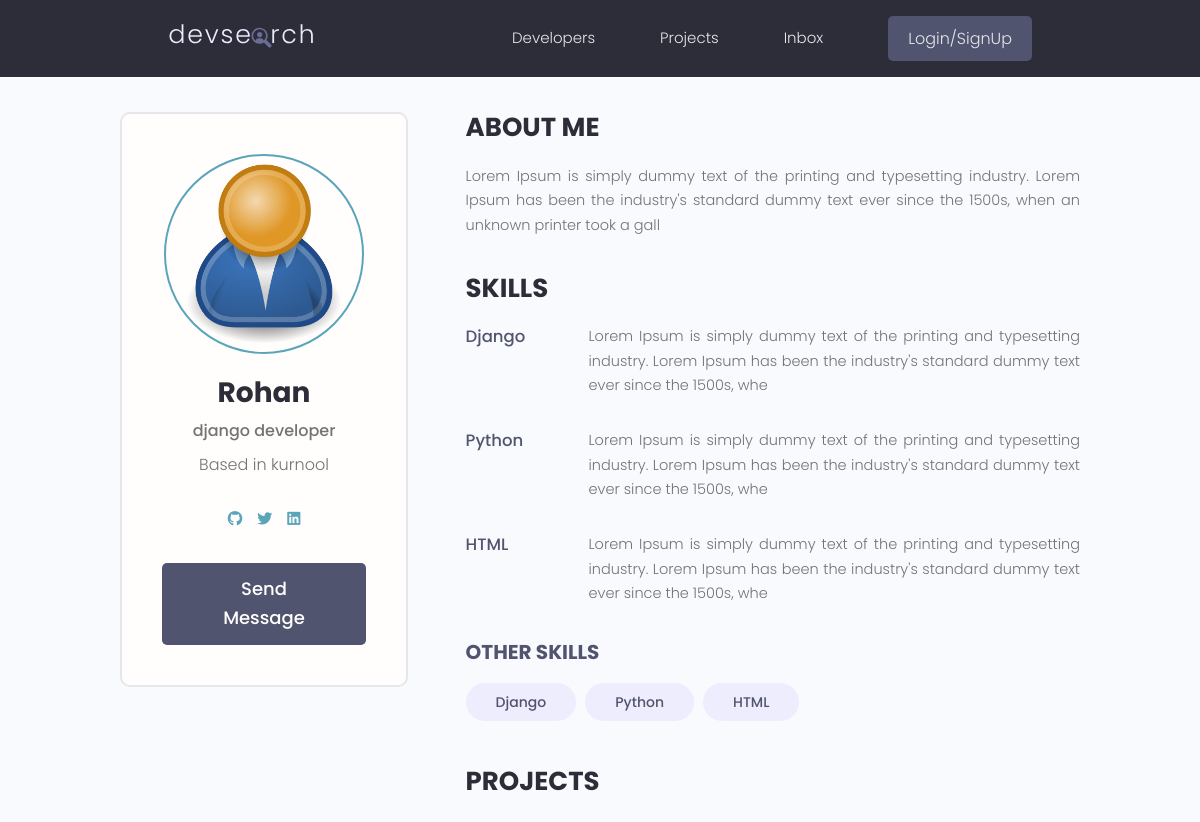
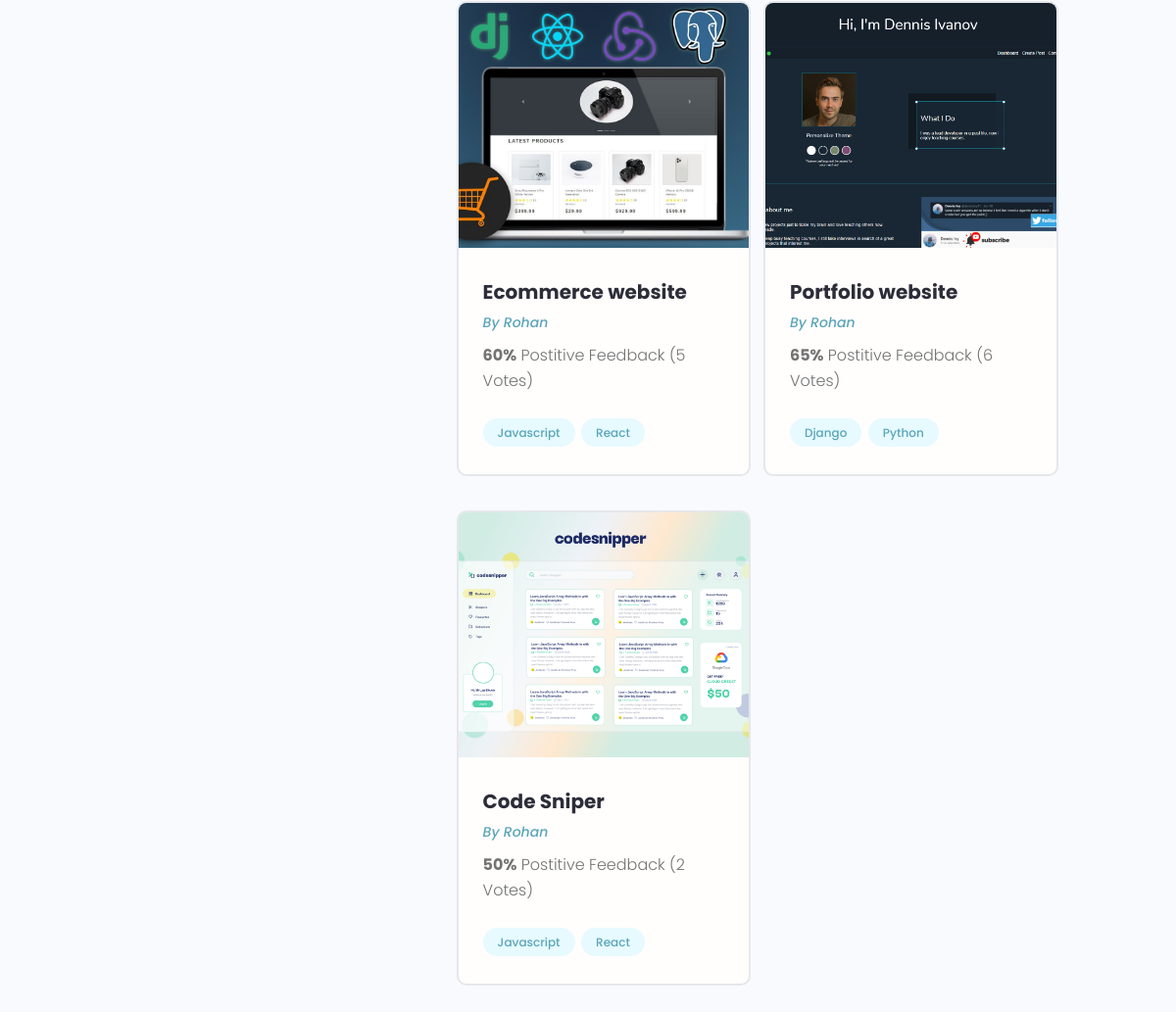
Screenshot of /profile/27d8827e-0468-4576-851a-def80c3b596e/ with the database file from the repository (2 pictures, top to bottom).
### users/models.py (models this page shows, shortened)
class Profile(models.Model):
    user = models.OneToOneField(User, on_delete=models.CASCADE, null=True, blank=True)
    name = models.CharField(max_length=200, null=True, blank=True)
    username = models.TextField(max_length=200, null=True, blank=True)
    email = models.EmailField(max_length=500, null=True, blank=True)
    location = models.TextField(max_length=200, null=True, blank=True)
    short_intro = models.TextField(max_length=200, null=True, blank=True)
    bio = models.TextField(null=True, blank=True)
    profile_image = models.ImageField(null=True, blank=True, upload_to='profiles/', default='profiles/user_default.png')
    social_github = models.CharField(max_length=200, null=True, blank=True)
    social_twitter = models.CharField(max_length=200, null=True, blank=True)
    social_linkedin = models.CharField(max_length=200, null=True, blank=True)
    social_youtube = models.CharField(max_length=200, null=True, blank=True)
    social_website = models.CharField(max_length=200, null=True, blank=True)
    created = models.DateTimeField(auto_now_add=True)
    id = models.UUIDField(default=uuid.uuid4, unique=True, editable=False, primary_key=True)

class Skill(models.Model):
    owner = models.ForeignKey(Profile, on_delete=models.CASCADE, null=True, blank=True)
    name = models.CharField(max_length=200, null=True, blank=True)
    description = models.TextField(null=True, blank=True)
    def __str__(self):
        return str(self.name)

### projects/models.py (models this page shows, shortened)
class Project(models.Model):
    owner = models.ForeignKey(Profile, null=True, blank=True, on_delete=models.SET_NULL)
    title = models.CharField(max_length=200)
    description = models.TextField(null=True, blank=True)
    demo_link = models.CharField(max_length=2000,null=True, blank=True)
    featured_image = models.ImageField(max_length=2000,null=True,blank=True, default='default.jpg')
    source_code = models.CharField(max_length=2000,null=True, blank=True)
    tags = models.ManyToManyField('Tag', blank=True)
    vote_total = models.IntegerField(default=0, null=True, blank=True)
    vote_ratio= models.IntegerField(default=0, null=True, blank=True)
    created = models.DateTimeField(auto_now_add=True)
    id = models.UUIDField(default=uuid.uuid4, unique=True, editable=False, primary_key=True)

class Tag(models.Model):
    name = models.CharField(max_length=200, null=True)
    created = models.DateTimeField(auto_now_add=True)
    id = models.UUIDField(default=uuid.uuid4, unique=True, editable=False, primary_key=True)
    def __str__(self):
        return self.name

### users/views.py (the view)
# urls.py: path('profile/<str:pk>/', views.userProfile , name= 'user-profile' ),
def userProfile(request, pk):
    profile = get_object_or_404(Profile, id=pk)
    context = {'profile': profile}
    return render(request, 'users/user-profile.html', context)

### users/templates/users/user-profile.html (shortened to what this page needs)
{% extends 'main.html' %}
{% block content %}
    <main class="profile my-md">
      <div class="container">
        <div class="layout">
          <div class="column column--1of3">
            <div class="card text-center">
              <div class="card__body dev">
                <img class="avatar avatar--xl" src="{{profile.profile_image.url}}" />
                <h2 class="dev__name">{{profile.name}}</h2>
                <p class="dev__title">{{profile.short_intro}}</p>
                <p class="dev__location">Based in {{profile.location}}</p>
                <ul class="dev__social">
                    {% if profile.social_github %}
                    <li>
                        <a title="Github" href="{{profile.social_github}}" target="_blank"><i class="fa-brands fa-github"></i></a>
                    </li>
                    {% endif %}
                    {% if profile.social_twitter %}
                    <li>
                        <a title="Twitter" href="{{profile.social_twitter}}" target="_blank"><i class="fa-brands fa-twitter"></i></a>
                    </li>
                    {% endif %}
                    {% if profile.social_linkedin  %}
                    <li>
                        <a title="LinkedIn" href="{{profile.social_linkedin}}" target="_blank"><i class="fa-brands fa-linkedin"></i></a>
                    </li>
                    {% endif %}
                </ul>
                <a href="#" class="btn btn--sub btn--lg">Send Message </a>
              </div>
            </div>
          </div>
          <div class="column column--2of3">
            <div class="devInfo">
              <h3 class="devInfo__title">About Me</h3>
              <p class="devInfo__about">
                {{profile.bio}}
              </p>
            </div>
            <div class="devInfo">
              <h3 class="devInfo__title">Skills</h3>
              <div class="devInfo__skills">
                {% for skill in profile.skill_set.all %}
                <div class="devSkill">
                  <h4 class="devSkill__title">{{skill.name}}</h4>
                  <p class="devSkill__info">
                    {{skill.description}}
                  </p>
                </div>
                {% endfor %}
                <h3 class="devInfo__subtitle">Other Skills</h3>
                <div class="devInfo__otherSkills">
                  {% for skill in profile.skill_set.all %}
                  <span class="tag tag--pill tag--sub tag--lg">
                    <small>{{skill}}</small>
                  </span>
                  {% endfor %}
                </div>
              </div>
            </div>
            <div class="devInfo">
              <h3 class="devInfo__title">Projects</h3>
              <div class="grid grid--two">
                {% for project in profile.project_set.all %}
                <div class="column">
                  <div class="card project">
                    <a href="{% url 'project' project.id %}" class="project">
                      <img class="project__thumbnail" src="{{project.featured_image.url}}" alt="project thumbnail" />
                      <div class="card__body">
                        <h3 class="project__title">{{project.title}}</h3>
                        <p><a class="project__author" href="profile.html">By {{project.owner.name}}</a></p>
                        <p class="project--rating">
                          <span style="font-weight: bold;">{{project.vote_ratio}}%</span> Postitive
                          Feedback ({{project.vote_total}} Votes)
                        </p>
                        <div class="project__tags">
                          {% for tag in project.tags.all %}
                          <span class="tag tag--pill tag--main">
                            <small>{{tag}}</small>
                          </span>
                          {% endfor %}
                        </div>
                      </div>
                    </a>
                  </div>
                </div>
                {% endfor %}
              </div>
            </div>
          </div>
        </div>
      </div>
    </main>
{% endblock %}

### static/styles/app.css (style rules this page uses)
:root { --color-sub: #2d2d39; }
.btn--sub { background-color: var(--color-sub-light); }
.card { border: 2px solid var(--color-light); }
img { width: 100%; }
.profile .card > .dev { padding: 4rem; }
.dev__name { color: var(--color-sub); font-size: 2.8rem; font-weight: 700; margin-top: 1rem; margin-bottom: 0.5rem; }
.dev__title { font-size: 1.6rem; font-weight: 500; line-height: 1.3; }
.dev__location { margin-top: 1rem; }
.dev__social { margin: 3rem 0; list-style: none; display: flex; justify-content: center; gap: 1.5rem; }
.devInfo { margin-bottom: 3rem; }
.devInfo__title, .devInfo__subtitle { font-size: 2.6rem; color: var(--color-sub); text-transform: uppercase; font-weight: 700; margin-bottom: 1.5rem; }
.devInfo__subtitle { font-size: 2rem; color: var(--color-sub-light); }
.devInfo__about, .devSkill__info { font-size: 1.45rem; line-height: 1.7; text-align: justify; }
.devSkill { margin-bottom: 3rem; }
.devSkill__title { font-size: 1.65rem; font-weight: 500; color: var(--color-sub-light); }
@media screen and (min-width: 700px) { .devSkill { display: flex; justify-content: space-between; gap: 3rem; } }
@media screen and (min-width: 700px) { .devSkill__info { flex-basis: 80%; } }
.project__author { font-size: 1.4rem; font-style: italic; }
.project--rating { margin-bottom: 1.6em; margin-top: .5em; }
.project__thumbnail { height: 25rem; object-fit: cover; object-position: top center; }
.project__title { font-size: 2rem; font-weight: 700; color: var(--color-sub); }

### static/uikit/styles/modules/_variables.css (style rules this page uses)
:root { --color-main: #5aa5b9; --color-main-light: #e6faff; --color-sub: #3f4156; --color-sub-light: #51546e; --color-sub-lighter: #ededfd; --color-text: #737373; --color-gray: #8b8b8b; --color-light: #e5e7eb; --color-light-gray: #767676; --color-bg: #f8fafd; --color-white: #fffefd; --color-white-light: #f3f3f3; --color-success: #359e64; --color-success-bg: #def8e8; --color-error: #fc4b0b; --color-error-bg: #fff2ee; --font-base: 'Poppins', arial, helvetica, 'Segoe UI', roboto, ubuntu, sans-serif; --font-monospace: 'Fira Code', 'Courier New', courier, monospace; --font-regular: 300; --font-medium: 500; --font-bold: 700; --generic-shadow: 1px 1px 5px #00000010; --generic-transition: all 0.3s ease-in-out; }

### static/uikit/styles/modules/_base.css (style rules this page uses)
* { margin: 0; padding: 0; box-sizing: border-box; text-rendering: optimizeLegibility; color: inherit; font-size: inherit; }
html { font-size: 50%; }
@media only screen and (min-width: 480px) { html { font-size: 56.25%; } }
@media only screen and (min-width: 1200px) { html { font-size: 62.5%; } }
body { line-height: 1.6; font-weight: 400; font-size: 1.5rem; color: var(--color-text); background-color: var(--color-bg); min-height: 100vh; }

### static/uikit/styles/modules/_typography.css (style rules this page uses)
* { font-family: var(--font-base); }
h2 { font-size: 3.6rem; font-weight: var(--font-bold); }
h3 { font-size: 3.2rem; font-weight: var(--font-medium); }
h4 { font-size: 2.8rem; font-weight: var(--font-medium); }
p, span, strong { font-size: 1.6rem; color: var(--color-text); font-weight: var(--font-regular); }
a { padding-bottom: 2px; text-decoration: none; display: inline-block; color: var(--color-main); font-weight: var(--font-medium); }

### static/uikit/styles/modules/_utilities.css (style rules this page uses)
.container { width: 92%; max-width: 165rem; margin: 0 auto; box-sizing: border-box; }
@media screen and (min-width: 1000px) { .container { width: 90%; } }
@media screen and (min-width: 1200px) { .container { width: 80%; } }
.text-center { text-align: center; }
.my-md { margin: 3rem auto; }

### static/uikit/styles/modules/_avatar.css (style rules this page uses)
.avatar { border-radius: 50%; border: 2px solid var(--color-main); object-fit: cover; }
.avatar--xl { height: 20rem; width: 20rem; }

### static/uikit/styles/modules/_button.css (style rules this page uses)
.btn { display: inline-block; position: relative; cursor: pointer; background-color: var(--color-light); font-weight: var(--font-medium); color: var(--color-sub); text-decoration: none; padding: 1rem 2rem; border-radius: 0.5rem; border: none; width: -webkit-fit-content; width: -moz-fit-content; width: fit-content; height: -webkit-fit-content; height: -moz-fit-content; height: fit-content; font-size: 1.6rem; outline-width: 0; outline-color: transparent; -webkit-backface-visibility: hidden; backface-visibility: hidden; transition: all 0.3s ease-in-out; }
.btn--sub { background-color: var(--color-sub); color: var(--color-white); }
.btn--lg { font-size: 1.8rem; padding: 1.2rem 4.5rem; }

### static/uikit/styles/modules/_card.css (style rules this page uses)
.card { border-radius: 1rem; background-color: var(--color-white); border: 1.5px solid var(--color-light); width: auto; height: auto; margin-top: 0.5rem; margin-bottom: 0.5rem; overflow: hidden; }
.card__body, .card__header { padding: 2rem 2.5rem; }

### rows the page displays
Profile: profile_image (placeholder picture), name "Rohan", short_intro "django developer", location "kurnool", bio "Lorem Ipsum is simply dummy text of the printing and typesetting industry. Lorem Ipsum has been the industry's standard dummy text ever since the 1500s, when an unknown printer took a gall"
Skill: name "Django", description "Lorem Ipsum is simply dummy text of the printing and typesetting industry. Lorem Ipsum has been the industry's standard dummy text ever since the 1500s, whe"
Skill: name "Python", description "Lorem Ipsum is simply dummy text of the printing and typesetting industry. Lorem Ipsum has been the industry's standard dummy text ever since the 1500s, whe"
Skill: name "HTML", description "Lorem Ipsum is simply dummy text of the printing and typesetting industry. Lorem Ipsum has been the industry's standard dummy text ever since the 1500s, whe"
Project: featured_image (picture), title "Ecommerce website", owner.name "Rohan", vote_ratio "60", vote_total "5"
Tag: name "Javascript"
Tag: name "React"
Project: featured_image (picture), title "Portfolio website", owner.name "Rohan", vote_ratio "65", vote_total "6"
Tag: name "Django"
Tag: name "Python"
Project: featured_image (picture), title "Code Sniper", owner.name "Rohan", vote_ratio "50", vote_total "2"
